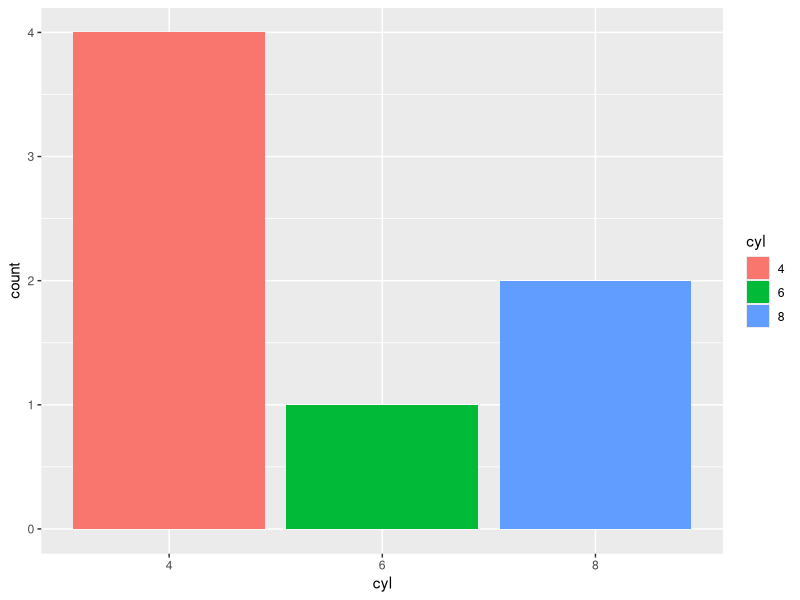
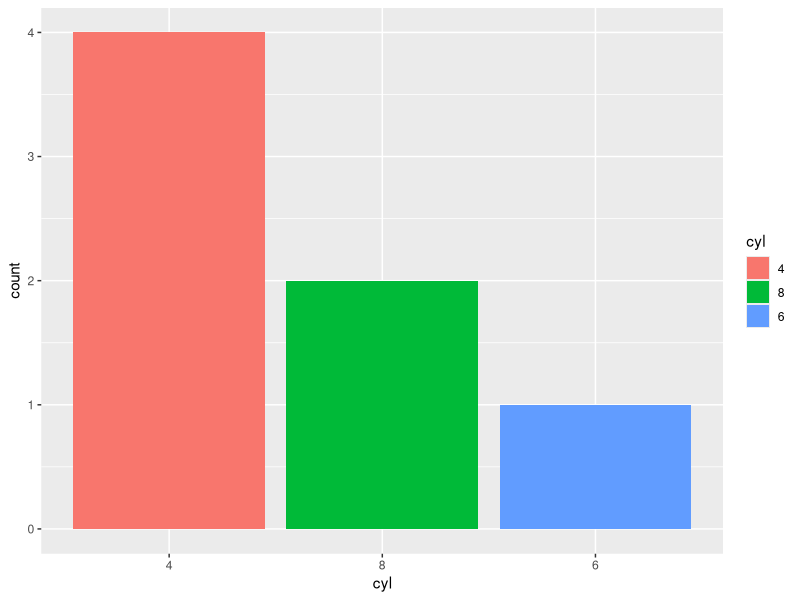
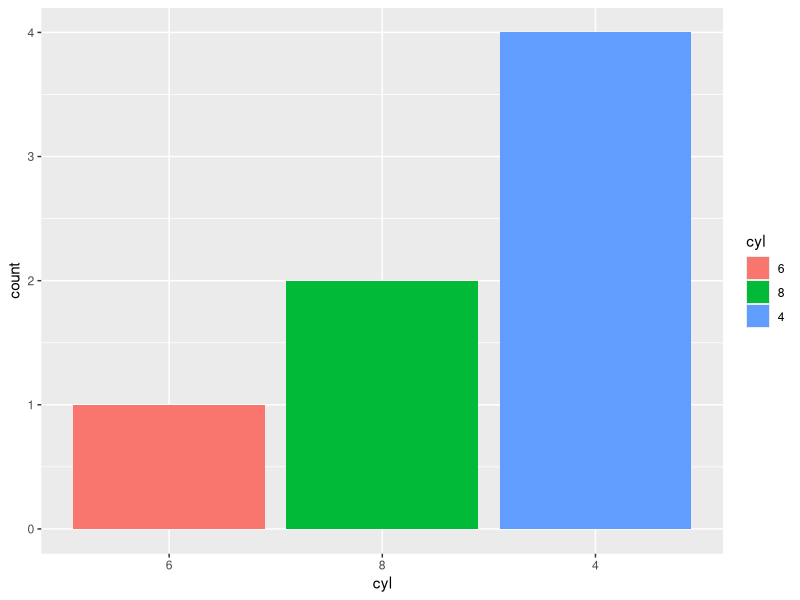
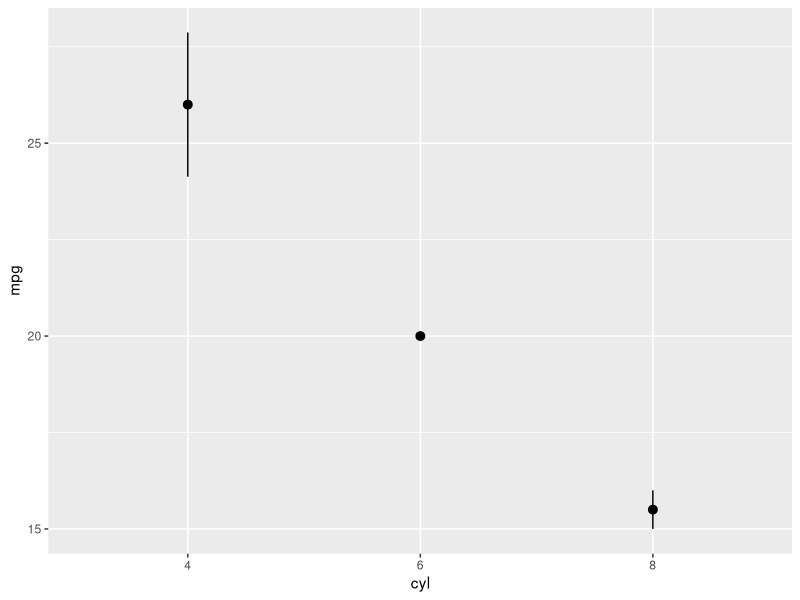
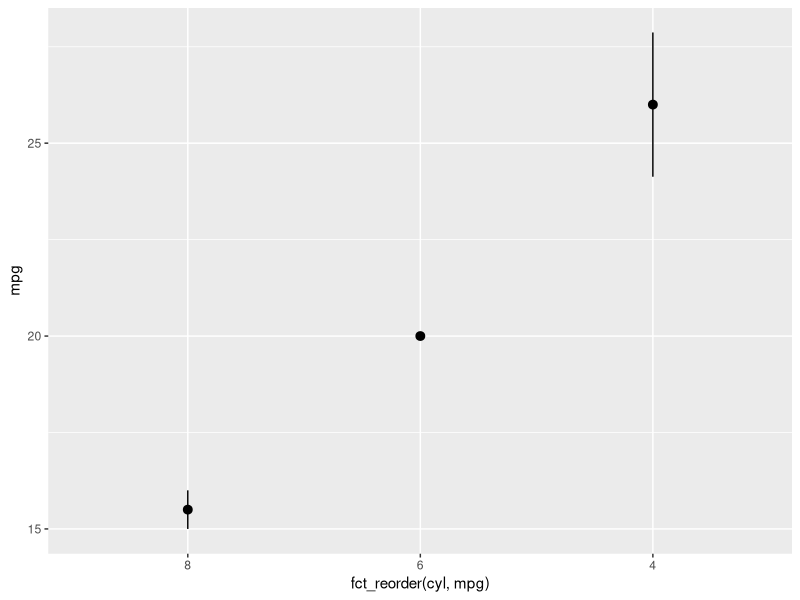

Source code (R) for these figures, in order:
## ---- chunk 1
knitr::opts_chunk$set(strip.white = TRUE)
## ---- chunk 2
library(tidyverse) # Load tidyverse packages
## ---- chunk 3
library(kableExtra)
library(knitr)
library(palmerpenguins)
## ---- chunk 4
mtcars2 = rownames_to_column(mtcars, "model") %>% # Create example df
  slice(26:32) %>%
  select(-c(qsec, vs, am, carb, drat)) %>%
  mutate(mpg = round(mpg),
         wt = round(wt, 2),
         disp = round(disp))
## ---- chunk 5
arrangeTemp = mtcars2 %>%
  #slice(26:32) %>%
  mutate(ID = 1:nrow(.)) %>%
  arrange(wt) %>%
  mutate(colcol = RColorBrewer::brewer.pal(nrow(.), "Reds")) %>%
  arrange(ID) #%>%

arrTable1 = arrangeTemp %>%
  kbl() %>%
  kable_paper(full_width = F) %>%
  #  column_spec(2, color = spec_color(mtcars$mpg[1:6])) %>%
  column_spec(1:ncol(arrangeTemp), color = "white") %>%
  column_spec(6, color = "white",
              background = arrangeTemp$colcol) %>%
   kable_styling(bootstrap_options = c("striped", "hover", "condensed", "responsive")) %>%
    row_spec(0, bold = T, underline = T, color = "white", align = "c") %>%
    #remove_column(c(2:5, 7:ncol(arrangeTemp)))
  remove_column(c(8:ncol(arrangeTemp)))

arrangeTemp2 = mtcars2 %>%
  #slice(26:32) %>%
  arrange(wt) %>%
  mutate(colcol = RColorBrewer::brewer.pal(nrow(.), "Reds"))

arrTable2 = arrangeTemp2 %>%
  kbl() %>%
  kable_paper(full_width = F) %>%
#  column_spec(2, color = spec_color(mtcars$mpg[1:6])) %>%
  column_spec(1:ncol(arrangeTemp2), color = "white") %>%
  column_spec(6, color = "white",
              background = arrangeTemp2$colcol) %>%
  row_spec(0, bold = T, underline = T, color = "white", align = "c") %>%
   kable_styling(bootstrap_options = c("striped", "hover", "condensed", "responsive")) %>%
    #remove_column(c(2:5, 7:ncol(arrangeTemp2)))
  remove_column(c(8:ncol(arrangeTemp2)))

tempTable3 <- data.frame(
  test = c("","","","")
) %>%
  kbl(booktabs = T) %>%
  kable_paper(full_width = F) %>%
  column_spec(1, image = spec_image(
    c("figures/blank.png", "figures/blank.png", 
      "figures/blank.png", "figures/arrow.png"), 200, 100)) %>%
  row_spec(0, font_size = 0)

kables(list(arrTable1, tempTable3, arrTable2))
## ---- chunk 6
mtcars2 %>%
  rename("weight" = "wt", "horse_power" = "hp",
         "cylinders" = "cyl", "displacement" = "disp") %>%
  head()
## ---- chunk 7
mtcars2 %>%
  head()
## ---- chunk 8
Temp = mtcars2 #%>%
  #slice(26:32) #%>%
  #select(1:6)

tempTable1 = Temp %>%
  kbl() %>%
  kable_paper(full_width = F) %>%
  column_spec(1:ncol(Temp), color = "white") %>%
  column_spec(6, color = "white",
              background = "lightgreen") %>%
   kable_styling(bootstrap_options = c("striped", "hover", "condensed", "responsive")) %>%
    row_spec(0, bold = T, underline = T, color = "white", align = "c") #%>%
    #remove_column(c(2:6, 8:13))

Temp2 = mtcars2 %>%
  #slice(26:32) %>%
  #select(1:6) %>%
  relocate(wt, .after = model)

tempTable2 = Temp2 %>%
  kbl() %>%
  kable_paper(full_width = F) %>%
#  column_spec(2, color = spec_color(mtcars$mpg[1:6])) %>%
  column_spec(1:ncol(Temp2), color = "white") %>%
  column_spec(2, color = "white",
              background = "lightgreen") %>%
  row_spec(0, bold = T, underline = T, color = "white", align = "c") %>%
   kable_styling(bootstrap_options = c("striped", "hover", "condensed", "responsive"))

kables(list(tempTable1, tempTable3, tempTable2))
## ---- chunk 9
Temp = mtcars2 #%>%
  #slice(26:32) #%>%
  #select(1:6)

tempTable1 = Temp %>%
  kbl() %>%
  kable_paper(full_width = F) %>%
  column_spec(1:ncol(Temp), color = "white") %>%
  column_spec(c(4,6), color = "white",
              background = "lightgreen") %>%
   kable_styling(bootstrap_options = c("striped", "hover", "condensed", "responsive")) %>%
    row_spec(0, bold = T, underline = T, color = "white", align = "c") #%>%
    #remove_column(c(2:6, 8:13))

Temp2 = mtcars2 %>%
  #slice(26:32) %>%
  #select(1:6) %>%
  relocate(c(disp, wt), .after = model)

tempTable2 = Temp2 %>%
  kbl() %>%
  kable_paper(full_width = F) %>%
#  column_spec(2, color = spec_color(mtcars$mpg[1:6])) %>%
  column_spec(1:ncol(Temp2), color = "white") %>%
  column_spec(c(2,3), color = "white",
              background = "lightgreen") %>%
  row_spec(0, bold = T, underline = T, color = "white", align = "c") %>%
   kable_styling(bootstrap_options = c("striped", "hover", "condensed", "responsive"))

kables(list(tempTable1, tempTable3, tempTable2))
## ---- chunk 10
Temp = mtcars2 #%>%
  #slice(26:32)

tempTable1 = Temp %>%
  kbl() %>%
  kable_paper(full_width = F) %>%
  column_spec(1:ncol(Temp), color = "white") %>%
  column_spec(c(3,7), color = "white",
              background = "blueviolet") %>%
   kable_styling(bootstrap_options = c("striped", "hover", "condensed", "responsive")) %>%
    row_spec(0, bold = T, underline = T, color = "white", align = "c")

Temp2 = mtcars2 %>%
  #slice(26:32) %>%
  select(c(cyl, gear))

tempTable2 = Temp2 %>%
  kbl() %>%
  kable_paper(full_width = F) %>%
  column_spec(1:ncol(Temp2), color = "white") %>%
  column_spec(c(1,2), color = "white",
              background = "blueviolet") %>%
  row_spec(0, bold = T, underline = T, color = "white", align = "c") %>%
   kable_styling(bootstrap_options = c("striped", "hover", "condensed", "responsive"))

kables(list(tempTable1, tempTable3, tempTable2))
## ---- chunk 11
Temp = mtcars2 #%>%
  #slice(26:32)

tempTable1 = Temp %>%
  kbl() %>%
  kable_paper(full_width = F) %>%
  column_spec(1:ncol(Temp), color = "white") %>%
  column_spec(c(3:5), color = "white",
              background = "blueviolet") %>%
   kable_styling(bootstrap_options = c("striped", "hover", "condensed", "responsive")) %>%
    row_spec(0, bold = T, underline = T, color = "white", align = "c")

Temp2 = mtcars2 %>%
  #slice(26:32) %>%
  select(c(cyl:hp))

tempTable2 = Temp2 %>%
  kbl() %>%
  kable_paper(full_width = F) %>%
  column_spec(1:ncol(Temp2), color = "white") %>%
  column_spec(c(1:3), color = "white",
              background = "blueviolet") %>%
  row_spec(0, bold = T, underline = T, color = "white", align = "c") %>%
   kable_styling(bootstrap_options = c("striped", "hover", "condensed", "responsive"))

kables(list(tempTable1, tempTable3, tempTable2))
## ---- chunk 12
Temp = mtcars2 #%>%
  #slice(26:32)

tempTable1 = Temp %>%
  kbl() %>%
  kable_paper(full_width = F) %>%
  column_spec(1:ncol(Temp), color = "white") %>%
  column_spec(c(3,7), color = "white",
              background = "blueviolet") %>%
   kable_styling(bootstrap_options = c("striped", "hover", "condensed", "responsive")) %>%
    row_spec(0, bold = T, underline = T, color = "white", align = "c")

Temp2 = mtcars2 %>%
  #slice(26:32) %>%
  select(!c(cyl, gear))

tempTable2 = Temp2 %>%
  kbl() %>%
  kable_paper(full_width = F) %>%
  column_spec(1:ncol(Temp2), color = "white") %>%
  row_spec(0, bold = T, underline = T, color = "white", align = "c") %>%
   kable_styling(bootstrap_options = c("striped", "hover", "condensed", "responsive"))

kables(list(tempTable1, tempTable3, tempTable2))
## ---- chunk 13
mtcars2 %>%
  select(wt, everything())
## ---- chunk 14
Temp = mtcars2 #%>%
  #slice(26:32)

tempTable1 = Temp %>%
  kbl() %>%
  kable_paper(full_width = F) %>%
  column_spec(1:ncol(Temp), color = "white") %>%
  row_spec(c(1,7), background = "goldenrod") %>%
   kable_styling(bootstrap_options = c("striped", "hover", "condensed", "responsive")) %>%
    row_spec(0, bold = T, underline = T, color = "white", align = "c")

Temp2 = mtcars2 %>%
  #slice(26:32) %>%
  filter(gear == 4)

tempTable2 = Temp2 %>%
  kbl() %>%
  kable_paper(full_width = F) %>%
  column_spec(1:ncol(Temp2), color = "white") %>%
  row_spec(c(1,2), background = "goldenrod") %>%
  row_spec(0, bold = T, underline = T, color = "white", align = "c") %>%
   kable_styling(bootstrap_options = c("striped", "hover", "condensed", "responsive"))

kables(list(tempTable1, tempTable3, tempTable2))
## ---- chunk 15
Temp = mtcars2 #%>%
  #slice(26:32)

tempTable1 = Temp %>%
  kbl() %>%
  kable_paper(full_width = F) %>%
  column_spec(1:ncol(Temp), color = "white") %>%
  row_spec(c(4,6), background = "goldenrod") %>%
   kable_styling(bootstrap_options = c("striped", "hover", "condensed", "responsive")) %>%
    row_spec(0, bold = T, underline = T, color = "white", align = "c")

Temp2 = mtcars2 %>%
  #slice(26:32) %>%
  filter(disp >300)

tempTable2 = Temp2 %>%
  kbl() %>%
  kable_paper(full_width = F) %>%
  column_spec(1:ncol(Temp2), color = "white") %>%
  row_spec(c(1,2), background = "goldenrod") %>%
  row_spec(0, bold = T, underline = T, color = "white", align = "c") %>%
   kable_styling(bootstrap_options = c("striped", "hover", "condensed", "responsive"))

kables(list(tempTable1, tempTable3, tempTable2))
## ---- chunk 16
Temp = mtcars2 #%>%
  #slice(26:32)

tempTable1 = Temp %>%
  kbl() %>%
  kable_paper(full_width = F) %>%
  column_spec(1:ncol(Temp), color = "white") %>%
  row_spec(c(3), background = "goldenrod") %>%
   kable_styling(bootstrap_options = c("striped", "hover", "condensed", "responsive")) %>%
    row_spec(0, bold = T, underline = T, color = "white", align = "c")

Temp2 = mtcars2 %>%
  #slice(26:32) %>%
  filter(model == "Lotus Europa")

tempTable2 = Temp2 %>%
  kbl() %>%
  kable_paper(full_width = F) %>%
  column_spec(1:ncol(Temp2), color = "white") %>%
  row_spec(c(1), background = "goldenrod") %>%
  row_spec(0, bold = T, underline = T, color = "white", align = "c") %>%
   kable_styling(bootstrap_options = c("striped", "hover", "condensed", "responsive"))

kables(list(tempTable1, tempTable3, tempTable2))
## ---- chunk 17
Temp = mtcars2 #%>%
  #slice(26:32)

tempTable1 = Temp %>%
  kbl() %>%
  kable_paper(full_width = F) %>%
  column_spec(1:ncol(Temp), color = "white") %>%
  row_spec(c(1:2, 4:6), background = "goldenrod") %>%
   kable_styling(bootstrap_options = c("striped", "hover", "condensed", "responsive")) %>%
    row_spec(0, bold = T, underline = T, color = "white", align = "c")

Temp2 = mtcars2 %>%
  #slice(26:32) %>%
  filter(cyl != 4 | hp < 100)

tempTable2 = Temp2 %>%
  kbl() %>%
  kable_paper(full_width = F) %>%
  column_spec(1:ncol(Temp2), color = "white") %>%
  row_spec(c(1:nrow(Temp2)), background = "goldenrod") %>%
  row_spec(0, bold = T, underline = T, color = "white", align = "c") %>%
   kable_styling(bootstrap_options = c("striped", "hover", "condensed", "responsive"))

kables(list(tempTable1, tempTable3, tempTable2))
## ---- chunk 18
Temp = mtcars2 #%>%
  #slice(26:32)

tempTable1 = Temp %>%
  kbl() %>%
  kable_paper(full_width = F) %>%
  column_spec(1:ncol(Temp), color = "white") %>%
  row_spec(c(3,5,7), background = "goldenrod") %>%
   kable_styling(bootstrap_options = c("striped", "hover", "condensed", "responsive")) %>%
    row_spec(0, bold = T, underline = T, color = "white", align = "c")

Temp2 = mtcars2 %>%
  #slice(26:32) %>%
  filter(model %in% c("Lotus Europa", "Ferrari Dino", "Volvo 142E"))

tempTable2 = Temp2 %>%
  kbl() %>%
  kable_paper(full_width = F) %>%
  column_spec(1:ncol(Temp2), color = "white") %>%
  row_spec(c(1:3), background = "goldenrod") %>%
  row_spec(0, bold = T, underline = T, color = "white", align = "c") %>%
   kable_styling(bootstrap_options = c("striped", "hover", "condensed", "responsive"))

kables(list(tempTable1, tempTable3, tempTable2))
## ---- chunk 19
mtcars2 %>%
  filter(hp > 300 | model %in% c("Lotus Europa", "Ferrari Dino", "Volvo 142E"))
## ---- chunk 20
mtcars2 %>%
  filter(grepl("Porsche", model))
## ---- chunk 21
mtcars2 %>%
  pull(cyl)
## ---- chunk 22
mtcars2 %>% 
  select(cyl) %>% 
  mean()

mtcars2 %>%
  pull(cyl) %>%
  mean()
## ---- chunk 23
mtcars2 %>%
  pull(cyl) %>%
  pluck(4)
## ---- chunk 24
mtcars2 %>%
  pluck(3,4)
## ---- chunk 25
mtcars2 %>%
  pluck("model", 2)
## ---- chunk 26
mtcars2
mtcars2 %>%
  distinct(cyl)
## ---- chunk 27
mtcars2 %>%
  distinct(cyl, .keep_all = TRUE)
## ---- chunk 28
mtcars2 %>%
  pull(cyl) %>%
  n_distinct()
## ---- chunk 29
mtcars2 %>%
  mutate(wt_lbs = wt * 1000)
## ---- chunk 30
price_of_gas = 6.25

mtcars2 %>%
  mutate(cost_per_mile = price_of_gas / mpg,
         wt_lbs = wt * 1000)
## ---- chunk 31
mtcars2 %>%
  mutate(fuel_efficiency = case_when(
    mpg <= 19 ~ "Poor",
    mpg >= 20 & mpg <= 25 ~ "Average",
    TRUE ~ "Great"
  ))
## ---- chunk 32
mtcars2 %>%
  mutate(power = ifelse(hp >=200, "High", "Low"))
## ---- chunk 33
price_of_gas = 6.25

mtcars2 %>%
  mutate(cost_per_mile = price_of_gas / mpg, .after = "mpg")
## ---- chunk 34
4 + NA + 2
mean(c(4,5,3,NA))
## ---- chunk 35
c(4, 5, 3, NA) %>%
  na.omit() %>% 
  mean()

mean(c(4,5,3,NA), na.rm = TRUE)
## ---- chunk 36
ex_df = data.frame(A = c(NA, 1, 4), 
           B = c(1, NA, 4), 
           C = c(1,4,5))
ex_df

ex_df %>%
  na.omit()

ex_df %>%
  drop_na()

ex_df %>%
  drop_na(A)
## ---- chunk 37
mtcars2 %>%
  mutate(wt = wt * 1000)
## ---- chunk 38
mtcars2 %>%
  mutate(mpg = as.character(mpg),
         cyl = factor(cyl)) %>%
  glimpse()
## ---- chunk 39
data.frame(test = factor(c("0", "1")))
## ---- chunk 40
data.frame(test = factor(c("0", "1"))) %>% 
  mutate(test = as.numeric(test))
## ---- chunk 41
data.frame(test = factor(c("0", "1"))) %>% 
  mutate(test = as.character(test),
         test = as.numeric(test))
## ---- chunk 42
mtcars2 %>%
  mutate(cyl = factor(cyl)) %>%
  ggplot(aes(x = cyl, fill = cyl)) +
    geom_bar(position = "identity")
## ---- chunk 43
mtcars2 %>%
  mutate(cyl = factor(cyl) %>%
           fct_infreq()) %>%
  ggplot(aes(x = cyl, fill = cyl)) +
    geom_bar(position = "identity")
## ---- chunk 44
mtcars2 %>%
  mutate(cyl = factor(cyl) %>%
           fct_infreq() %>%
           fct_rev()) %>%
  ggplot(aes(x = cyl, fill = cyl)) +
    geom_bar(position = "identity")
## ---- chunk 45
mtcars2 %>%
  mutate(cyl = factor(cyl)) %>%
  ggplot(aes(y = mpg, x = cyl)) +
  stat_summary(fun.data = "mean_se", geom = "pointrange")
## ---- chunk 46
mtcars2 %>%
  mutate(cyl = factor(cyl)) %>%
  ggplot(aes(y = mpg, x = fct_reorder(cyl, mpg))) +
  stat_summary(fun.data = "mean_se", geom = "pointrange")
